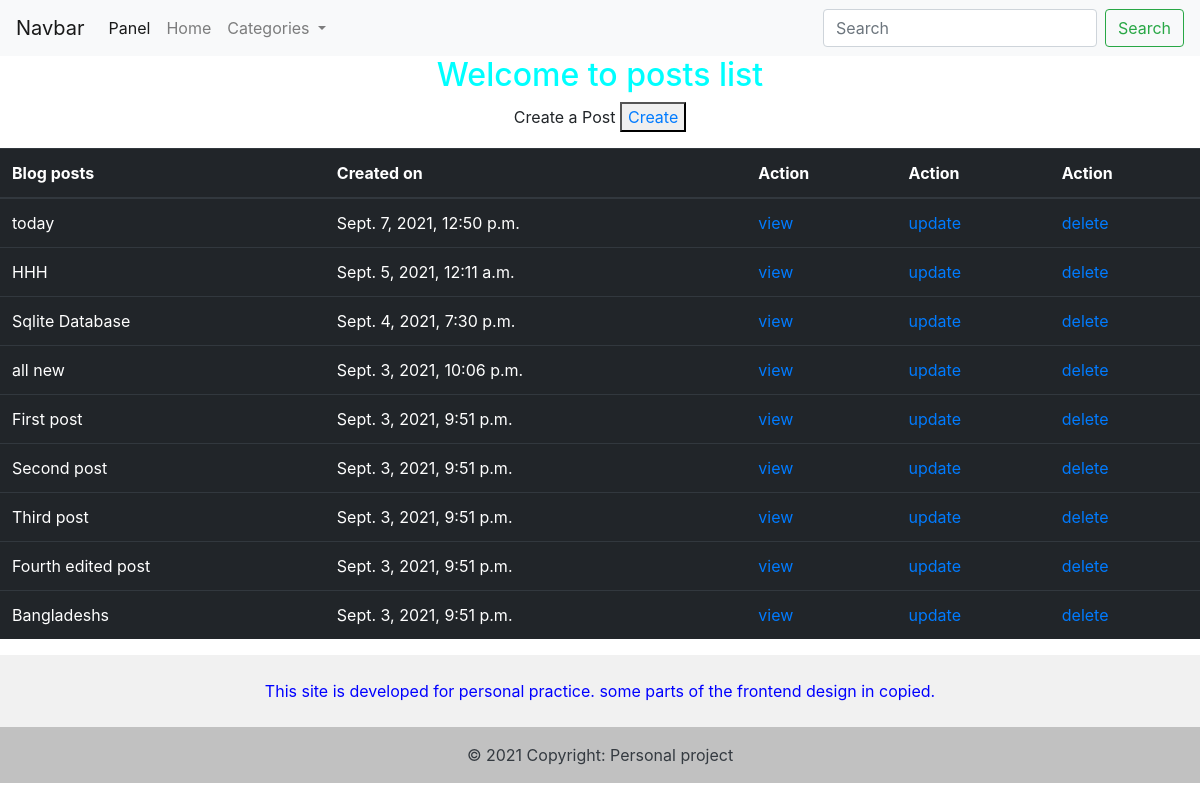
The page /panel/ on the database as committed earlier.
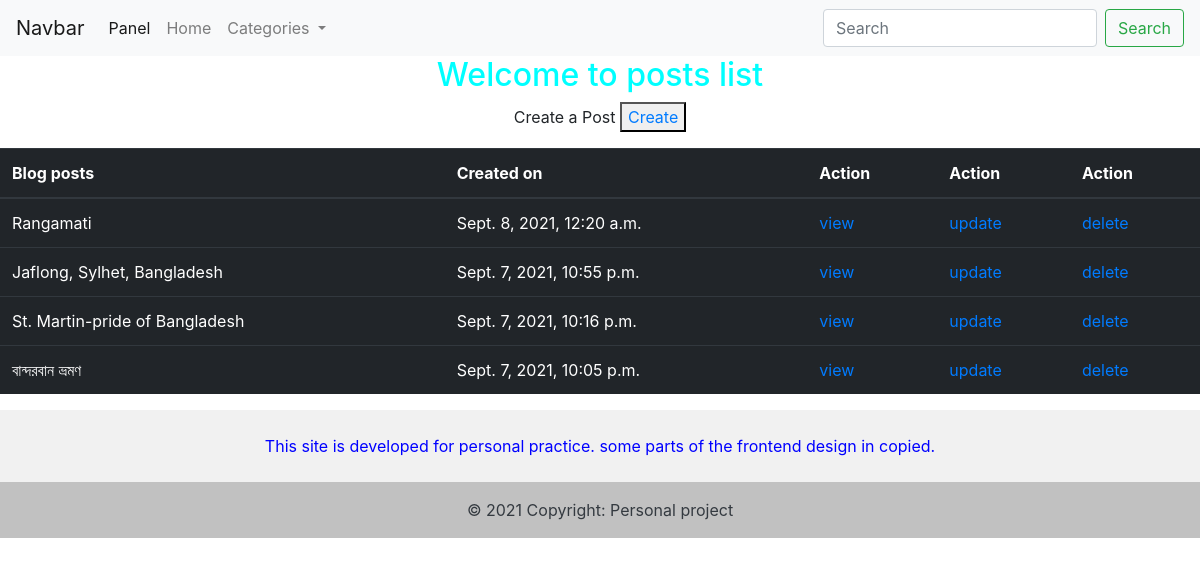
The same page on the database as committed later.
### posts/models.py (models this page shows, shortened)
class Post(models.Model):
    title = models.CharField(max_length=100)
    content = models.TextField()
    post_img = models.ImageField(default='default_image.jpg', null=True, blank=True)
    created_on = models.DateTimeField(auto_now_add=True)
    updated_on = models.DateTimeField(auto_now=True)
    class Meta:
        ordering = ('-created_on',)

### posts/views.py (the view)
# urls.py: path('panel/', views.post_list, name='post_list'),
def post_list(request):
    posts = Post.objects.all()
    context = {
        'post_list' : posts
    }
    return render(request, 'back/post_list.html', context)

### templates/back/post_list.html (shortened to what this page needs)
{% extends 'base.html' %}
{% block content %}
    <h2 style="text-align: center; color: aqua;">Welcome to posts list</h2>
    <div style="text-align:center;">
      <p> Create a Post <button> <a href=" {% url 'create_post' %} ">Create</a> </button> </p>
    </div>
    <div>
      <table class="table table-dark">
          <thead>
            <tr>
              <th scope="col">Blog posts</th>
              <th scope="col">Created on</th>
              <th scope="col">Action</th>
              <th scope="col">Action</th>
              <th scope="col">Action</th>
            </tr>
          </thead>
          <tbody>
              {% for post in post_list %}
              <tr>
                  <td> {{post.title}} </td>
                  <td> {{post.created_on}} </td>
                  <td><a href="{% url 'post_detail' post.id %}">view</a></td>
                  <td><a href="{% url 'update_post' post.id %}">update</a></td>
                  <td><a href="{% url 'delete_post' post.id %}">delete</a></td>
              </tr>
              {% endfor %}
          </tbody>
        </table>
    </div>
{% endblock %}

### templates/base.html (shortened to what this page needs)
{% load static %}
<!DOCTYPE html>
<html lang="en">
<head>
    <link rel="stylesheet" href="https://stackpath.bootstrapcdn.com/bootstrap/4.1.3/css/bootstrap.min.css">
</head>
<body>
    {% include 'navbar.html' %}
    {% block content %}{% endblock %}
    {% include 'footer.html' %}
</body>
</html>

### templates/navbar.html (shortened to what this page needs)
<nav class="navbar navbar-expand-lg navbar-light bg-light">
    <a class="navbar-brand" href=" {% url 'post_list' %} ">Navbar</a>
    <div class="collapse navbar-collapse" id="navbarSupportedContent">
      <ul class="navbar-nav mr-auto">
        <li class="nav-item active">
          <a class="nav-link" href=" {% url 'post_list' %} ">Panel <span class="sr-only">(current)</span></a>
        </li>
        <li class="nav-item">
          <a class="nav-link" href=" {% url 'post_home' %} ">Home</a>
        </li>
        <li class="nav-item dropdown">
          <a class="nav-link dropdown-toggle" href="#" id="navbarDropdown" role="button" data-toggle="dropdown" aria-haspopup="true" aria-expanded="false">
            Categories
          </a>
        </li>
      </ul>
      <form class="form-inline my-2 my-lg-0">
        <input class="form-control mr-sm-2" type="search" placeholder="Search" aria-label="Search">
        <button class="btn btn-outline-success my-2 my-sm-0" type="submit">Search</button>
      </form>
    </div>
  </nav>

### templates/footer.html
<footer class="text-center text-white" style="background-color: #f1f1f1;">
    <div class="container pt-4">
      <section class="mb-4">
        <p style="color:blue;"> This site is developed for personal practice. some parts of the frontend design in copied. </p>
      </section>
    </div>
    <div class="text-center text-dark p-3" style="background-color: rgba(0, 0, 0, 0.2);">
      © 2021 Copyright:
      <a class="text-dark" href="#">Personal project</a>
    </div>
  </footer>

Rows that differ between the two databases and show on the page:
removed Post: title "today", created_on "Sept. 7, 2021, 12:50 p.m."
removed Post: title "HHH", created_on "Sept. 5, 2021, 12:11 a.m."
removed Post: title "Sqlite Database", created_on "Sept. 4, 2021, 7:30 p.m."
removed Post: title "all new", created_on "Sept. 3, 2021, 10:06 p.m."
removed Post: title "First post", created_on "Sept. 3, 2021, 9:51 p.m."
removed Post: title "Second post", created_on "Sept. 3, 2021, 9:51 p.m."
removed Post: title "Third post", created_on "Sept. 3, 2021, 9:51 p.m."
removed Post: title "Fourth edited post", created_on "Sept. 3, 2021, 9:51 p.m."
removed Post: title "Bangladeshs", created_on "Sept. 3, 2021, 9:51 p.m."
added Post: title "Rangamati", created_on "Sept. 8, 2021, 12:20 a.m."
added Post: title "Jaflong, Sylhet, Bangladesh", created_on "Sept. 7, 2021, 10:55 p.m."
added Post: title "St. Martin-pride of Bangladesh", created_on "Sept. 7, 2021, 10:16 p.m."
added Post: title "বান্দরবান ভ্রমণ", created_on "Sept. 7, 2021, 10:05 p.m."
